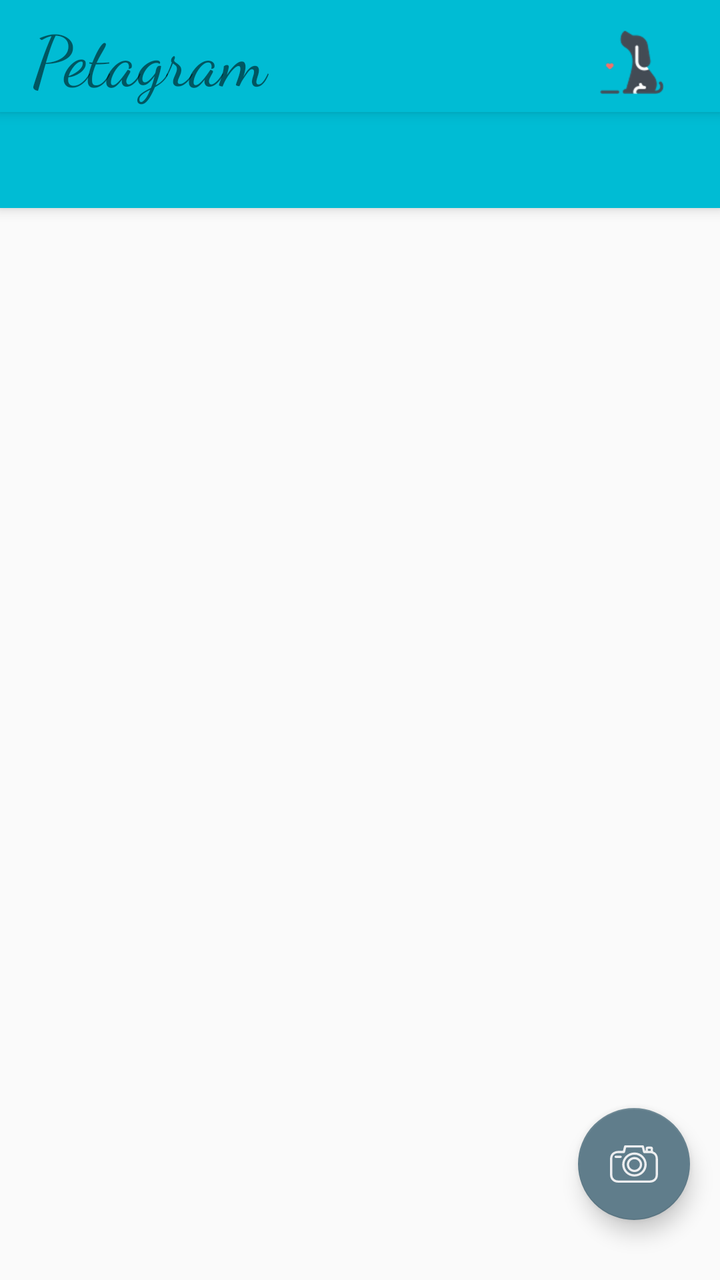
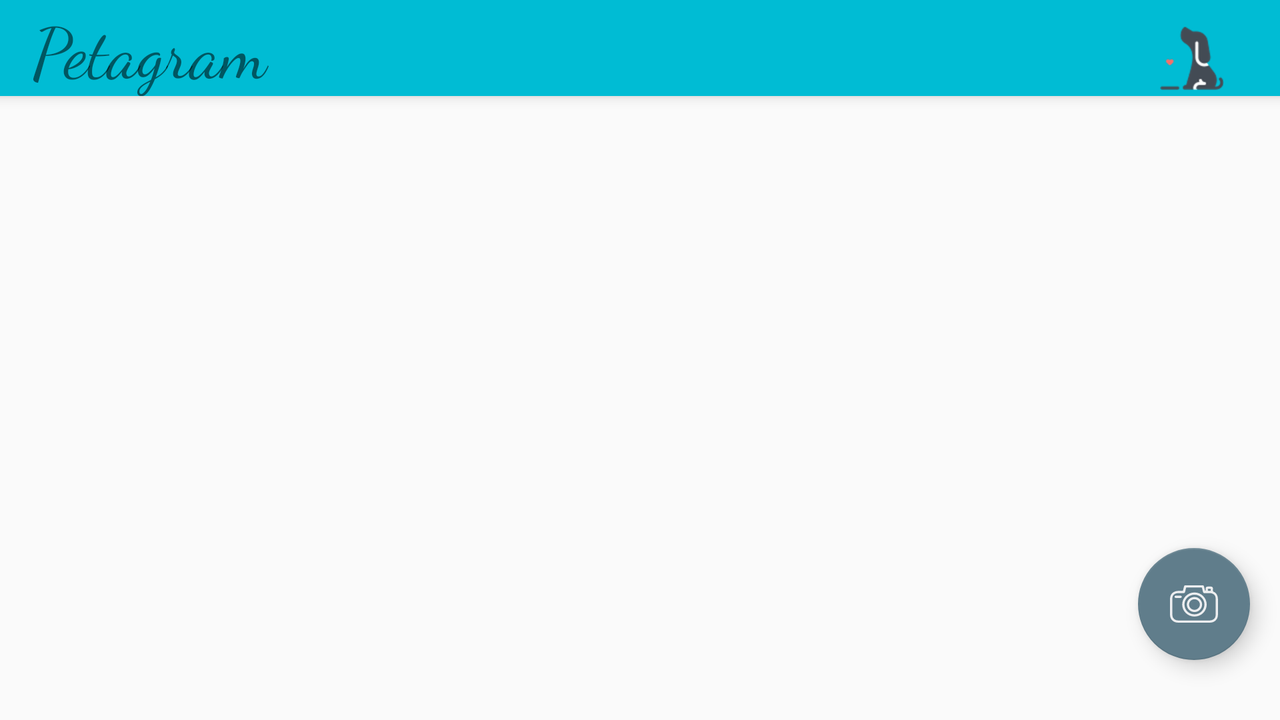

Compare how this app lays out the same screen by default and in its alternative resource folder. The renders come first, then the two layout files and the values they reference.
<!-- AndroidManifest.xml: application theme AppTheme -->
<!-- res/layout/activity_main.xml -->
<?xml version="1.0" encoding="utf-8"?>
<androidx.coordinatorlayout.widget.CoordinatorLayout xmlns:android="http://schemas.android.com/apk/res/android"
    xmlns:app="http://schemas.android.com/apk/res-auto"
    android:layout_width="match_parent"
    android:layout_height="match_parent">
    <com.google.android.material.appbar.AppBarLayout
        android:layout_width="match_parent"
        android:layout_height="wrap_content"
        >
        <include android:id="@+id/acv"
            layout="@layout/action_bar"
            >
        </include>
        <com.google.android.material.tabs.TabLayout
            android:id="@+id/tablay"
            android:layout_width="match_parent"
            android:layout_height="wrap_content">

        </com.google.android.material.tabs.TabLayout>
    </com.google.android.material.appbar.AppBarLayout>

    <androidx.viewpager.widget.ViewPager
        android:id="@+id/viewPager"
        android:layout_width="match_parent"
        android:layout_height="match_parent"
        app:layout_behavior="@string/appbar_scrolling_view_behavior">


    </androidx.viewpager.widget.ViewPager>

    






        <com.google.android.material.floatingactionbutton.FloatingActionButton
            android:id="@+id/floatingActionButton"
            android:layout_width="wrap_content"
            android:layout_height="wrap_content"
            android:layout_gravity="right|bottom"
            android:layout_marginRight="@dimen/fb_marginx"
            android:layout_marginBottom="@dimen/fb_marginy"
            android:clickable="true"
            app:srcCompat="@drawable/ic_camara" />



    




</androidx.coordinatorlayout.widget.CoordinatorLayout>
<!-- res/layout/action_bar.xml (included above) -->
<?xml version="1.0" encoding="utf-8"?>
<androidx.appcompat.widget.Toolbar
    xmlns:android="http://schemas.android.com/apk/res/android"
    xmlns:app="http://schemas.android.com/apk/res-auto"
    xmlns:tools="http://schemas.android.com/tools"
    android:layout_height="?actionBarSize"
    android:layout_width="match_parent"
    android:background="@color/primary"
    android:elevation="@dimen/elevation_actinbar"
    android:theme="@style/ThemeOverlay.AppCompat.ActionBar"
    app:popupTheme="@style/ThemeOverlay.AppCompat.Light"
    app:layout_scrollFlags="scroll|enterAlways">
    <androidx.constraintlayout.widget.ConstraintLayout
        android:layout_width="match_parent"
        android:layout_height="match_parent"
        android:weightSum="1">

        <TextView
            android:id="@+id/title"
            android:layout_width="0dp"
            android:layout_height="wrap_content"
            android:layout_weight="0.8"
            android:fontFamily="cursive"
            android:gravity="left"
            android:text="@string/app_name"
            android:textSize="@dimen/nombre"
            app:layout_constraintBottom_toBottomOf="parent"
            app:layout_constraintEnd_toEndOf="parent"
            app:layout_constraintStart_toStartOf="parent"
            app:layout_constraintTop_toTopOf="parent" />

        <ImageButton
            android:id="@+id/bottonF"
            android:layout_width="wrap_content"
            android:layout_height="wrap_content"
            android:layout_marginTop="@dimen/ab_boton_marginx"
            android:layout_marginEnd="@dimen/ab_boton_marginy"
            android:theme="@style/ButtonNext"
            android:src="@drawable/fav"
            app:layout_constraintEnd_toEndOf="parent"
            app:layout_constraintTop_toTopOf="parent" />

    </androidx.constraintlayout.widget.ConstraintLayout>
</androidx.appcompat.widget.Toolbar>
<!-- resources referenced by this layout -->
<resources>
  <color name="primary">#00BCD4</color>
  <dimen name="ab_boton_marginx">5dp</dimen>
  <dimen name="ab_boton_marginy">16dp</dimen>
  <dimen name="elevation_actinbar">4dp</dimen>
  <dimen name="fb_marginx">15dp</dimen>
  <dimen name="fb_marginy">30dp</dimen>
  
      //dimen contacto
  <dimen name="nombre">35sp</dimen>
  <!-- drawable fav: png bitmap (drawable-hdpi, 2307 bytes) -->
  <!-- drawable ic_camara: vector/xml drawable (drawable, 2753 chars, omitted) -->
  <string name="app_name">Petagram</string>
  <style name="ButtonNext" parent="Theme.AppCompat.Light.NoActionBar">
          <item name="android:layout_width">wrap_content</item>
          <item name="android:layout_height">wrap_content</item>
          <item name="colorButtonNormal">@android:color/transparent</item>
          <item name="colorControlHighlight">@color/white</item>
      </style>
  <style name="AppTheme" parent="Theme.AppCompat.Light.NoActionBar">
          
          <item name="colorPrimary">@color/primary</item>
          <item name="colorPrimaryDark">@color/primary_dark</item>
          <item name="colorAccent">@color/accent</item>
          <item name="windowActionBar">false</item>
          <item name="windowNoTitle">true</item>
  
      </style>
  <color name="white">#FFFFFF</color>
  <color name="primary_dark">#0097A7</color>
  <color name="accent">#607D8B</color>
</resources>
<!-- res/layout-land/activity_main.xml (the repository's variant of the layout above) -->
<!-- drawn on the phone turned sideways -->
<?xml version="1.0" encoding="utf-8"?>
<FrameLayout xmlns:android="http://schemas.android.com/apk/res/android"
    xmlns:app="http://schemas.android.com/apk/res-auto"
    android:layout_width="match_parent"
    android:layout_height="match_parent">
    <LinearLayout
    android:id="@+id/llPantalla"
    android:layout_width="match_parent"
    android:layout_height="match_parent"
    android:orientation="vertical"
    >
    <include android:id="@+id/acv"
        layout="@layout/action_bar">
    </include>

    <androidx.recyclerview.widget.RecyclerView
        android:id="@+id/rvPantalla"
        android:layout_width="match_parent"
        android:layout_height="match_parent"
        >

    </androidx.recyclerview.widget.RecyclerView>
    </LinearLayout>

        <com.google.android.material.floatingactionbutton.FloatingActionButton
            android:id="@+id/floatingActionButton"
            android:layout_width="wrap_content"
            android:layout_height="wrap_content"
            android:layout_gravity="right|bottom"
            android:layout_marginRight="@dimen/fb_marginx"
            android:layout_marginBottom="@dimen/fb_marginy"
            android:clickable="true"
            app:srcCompat="@drawable/ic_camara" />



    




</FrameLayout>
